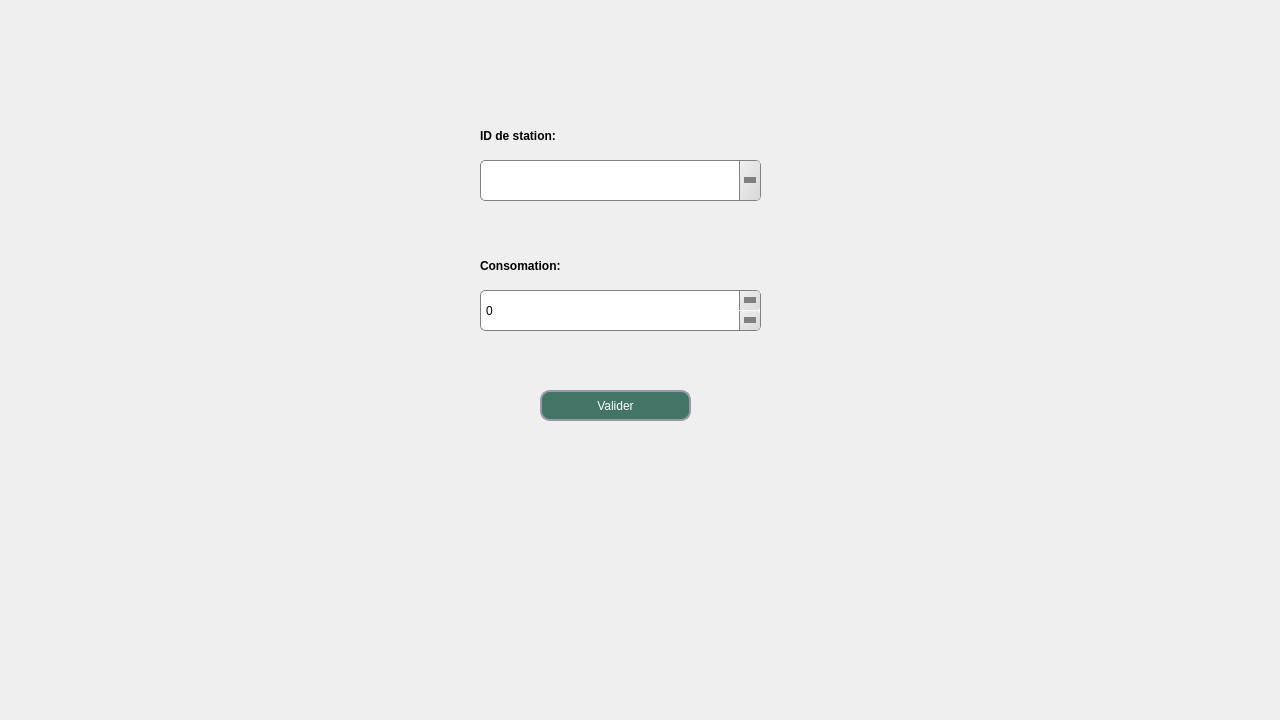
<?xml version="1.0" encoding="UTF-8"?>
<ui version="4.0">
 <class>client</class>
 <widget class="QDialog" name="client">
  <property name="geometry">
   <rect>
    <x>0</x>
    <y>0</y>
    <width>1280</width>
    <height>720</height>
   </rect>
  </property>
  <property name="windowTitle">
   <string>Dialog</string>
  </property>
  <widget class="QStackedWidget" name="stackedWidget">
   <property name="geometry">
    <rect>
     <x>0</x>
     <y>0</y>
     <width>1231</width>
     <height>720</height>
    </rect>
   </property>
   <property name="styleSheet">
    <string notr="true">
background-image: url(:/icons/4.jpg);</string>
   </property>
   <widget class="QWidget" name="page">
    <widget class="QComboBox" name="comboBox">
     <property name="geometry">
      <rect>
       <x>480</x>
       <y>160</y>
       <width>281</width>
       <height>41</height>
      </rect>
     </property>
     <property name="styleSheet">
      <string notr="true">QComboBox {
    background: qlineargradient(x1:0, y1:0, x2:1, y2:0,
        stop:0 #E1E1E1, stop: 0.4 #DDDDDD,
        stop: 0.5 #D8D8D8, stop: 1.0 #D3D3D3);
    border: 1px solid gray;
    border-radius: 5px;
    padding: 1px 18px 1px 3px;
}

QComboBox::drop-down {
    subcontrol-origin: padding;
    subcontrol-position: top right;
    width: 20px;
    border-left-width: 1px;
    border-left-color: gray;
    border-left-style: solid;
    border-top-right-radius: 3px;
    border-bottom-right-radius: 3px;
    background: qlineargradient(x1: 0, y1: 0, x2: 1, y2: 1, stop: 0 #f0f0f0, stop: 1 #d8d8d8);

}
QComboBox::down-arrow {
    width: 0;
    height: 0;
    border-style: solid;
    border-width: 6px 6px 0 6px;
    border-color: gray transparent transparent transparent;
}






QComboBox::hover {
    background: #d0d0d0;
}

QComboBox::pressed {
    background: #c8c8c8;
}</string>
     </property>
    </widget>
    <widget class="QSpinBox" name="spinBox">
     <property name="geometry">
      <rect>
       <x>480</x>
       <y>290</y>
       <width>281</width>
       <height>41</height>
      </rect>
     </property>
     <property name="styleSheet">
      <string notr="true">QSpinBox {
    background: qlineargradient(x1:0, y1:0, x2:1, y2:0,
        stop:0 #E1E1E1, stop: 0.4 #DDDDDD,
        stop: 0.5 #D8D8D8, stop: 1.0 #D3D3D3);
    border: 1px solid gray;
    border-radius: 5px;
    padding: 1px 18px 1px 3px;
}

QSpinBox::up-button {
    subcontrol-origin: padding;
    border-left-color: gray;
    width: 20px;
    border-left-style: solid;
    subcontrol-position: top right;
    border-down-width: 1px;
    border-left-width: 1px;
    border-top-right-radius: 3px;
    border-bottom-right-radius: 3px;
    background: qlineargradient(x1: 0, y1: 0, x2: 1, y2: 1, stop: 0 #f0f0f0, stop: 1 #d8d8d8);
}

QSpinBox::down-button {
    subcontrol-position: bottom right;
    subcontrol-origin: padding;
    border-left-color: gray;
    width: 20px;
    border-left-width: 1px;
    border-up-width: 1px;
    border-left-style: solid;
    border-top-right-radius: 3px;
    border-bottom-right-radius: 3px;
    background: qlineargradient(x1: 0, y1: 0, x2: 1, y2: 1, stop: 0 #f0f0f0, stop: 1 #d8d8d8);
}

QSpinBox::up-button:hover, QSpinBox::down-button:hover {
    background-color: #F0F0F0;
}


QSpinBox::up-arrow {
        width: 0;
    height: 0;
    border-style: solid;
    border-width: 6px 6px 0 6px;
    border-color: gray transparent transparent transparent;
}

QSpinBox::down-arrow {
    width: 0;
    height: 0;
    border-style: solid;
    border-width: 6px 6px 0 6px;
    border-color: gray transparent transparent transparent;
}

QSpinBox::hover {
    background: #d0d0d0;
}
QSpinBox::pressed {
    background: #c8c8c8;
}</string>
     </property>
    </widget>
    <widget class="QLabel" name="label">
     <property name="geometry">
      <rect>
       <x>480</x>
       <y>250</y>
       <width>111</width>
       <height>31</height>
      </rect>
     </property>
     <property name="styleSheet">
      <string notr="true">QLabel{
font: 75 9pt &quot;MS Shell Dlg 2&quot;;
font-weight: bold;}</string>
     </property>
     <property name="text">
      <string>Consomation:</string>
     </property>
    </widget>
    <widget class="QLabel" name="label_2">
     <property name="geometry">
      <rect>
       <x>480</x>
       <y>120</y>
       <width>111</width>
       <height>31</height>
      </rect>
     </property>
     <property name="styleSheet">
      <string notr="true">QLabel{
font: 75 9pt &quot;MS Shell Dlg 2&quot;;
font-weight: bold;}</string>
     </property>
     <property name="text">
      <string>ID de station:</string>
     </property>
    </widget>
    <widget class="QPushButton" name="pushButton">
     <property name="geometry">
      <rect>
       <x>540</x>
       <y>390</y>
       <width>151</width>
       <height>31</height>
      </rect>
     </property>
     <property name="styleSheet">
      <string notr="true">QPushButton{
 background: rgb(66, 117, 102);
border-radius:10px;
border-style:solid;
border-width:2px;
border-color:#9999aa;
color:white;
}
QPushButton:enabled{
 background-color: rgb(66, 117, 102);
color:white;
}

QPushButton:pressed{
 background-color: qlineargradient(spread:pad, x1:0.5, y1:0.0342727, x2:0.5, y2:1, stop:0 rgba(0, 255, 255, 255), stop:1 rgba(255, 255, 255, 255));
color:#fffffe;
}

QPushButton:hover:!pressed{
 background-color:   rgb(221,222,217);
color:#0c2f70;
}

QPushButton:disabled{
background-color:rgb(66, 117, 102);
color:#ffffff;
}
</string>
     </property>
     <property name="text">
      <string>Valider</string>
     </property>
    </widget>
   </widget>
  </widget>
 </widget>
 <resources/>
 <connections/>
</ui>
